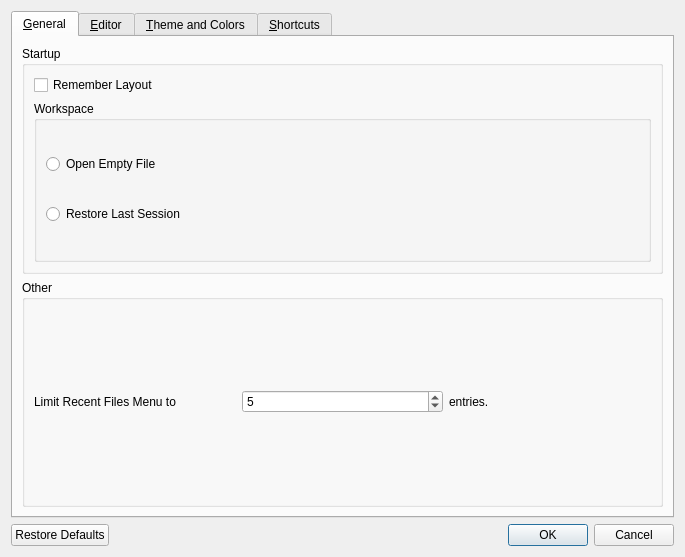
<?xml version="1.0" encoding="UTF-8"?>
<ui version="4.0">
 <class>Dialog</class>
 <widget class="QDialog" name="Dialog">
  <property name="geometry">
   <rect>
    <x>0</x>
    <y>0</y>
    <width>685</width>
    <height>557</height>
   </rect>
  </property>
  <property name="windowTitle">
   <string>Preferences</string>
  </property>
  <layout class="QGridLayout" name="gridLayout_2">
   <item row="0" column="0">
    <widget class="QTabWidget" name="tabWidget">
     <property name="tabPosition">
      <enum>QTabWidget::North</enum>
     </property>
     <property name="currentIndex">
      <number>0</number>
     </property>
     <widget class="QWidget" name="tab_general">
      <attribute name="title">
       <string>&amp;General</string>
      </attribute>
      <layout class="QGridLayout" name="gridLayout">
       <item row="0" column="0" colspan="2">
        <widget class="QGroupBox" name="groupBox">
         <property name="title">
          <string>Startup</string>
         </property>
         <layout class="QGridLayout" name="gridLayout_3">
          <item row="0" column="0">
           <widget class="QCheckBox" name="check_rememberLayout">
            <property name="text">
             <string>Remember Layout</string>
            </property>
           </widget>
          </item>
          <item row="1" column="0">
           <widget class="QGroupBox" name="groupBox_3">
            <property name="title">
             <string>Workspace</string>
            </property>
            <layout class="QGridLayout" name="gridLayout_4">
             <item row="1" column="0">
              <widget class="QRadioButton" name="radio_ws_restore">
               <property name="text">
                <string>Restore Last Session</string>
               </property>
              </widget>
             </item>
             <item row="0" column="0">
              <widget class="QRadioButton" name="radio_ws_openempty">
               <property name="text">
                <string>Open Empty File</string>
               </property>
              </widget>
             </item>
            </layout>
           </widget>
          </item>
         </layout>
        </widget>
       </item>
       <item row="1" column="0" colspan="2">
        <widget class="QGroupBox" name="groupBox_2">
         <property name="title">
          <string>Other</string>
         </property>
         <layout class="QGridLayout" name="gridLayout_5">
          <item row="0" column="0">
           <widget class="QLabel" name="label">
            <property name="text">
             <string>Limit Recent Files Menu to</string>
            </property>
           </widget>
          </item>
          <item row="0" column="1">
           <widget class="QSpinBox" name="num_recents">
            <property name="suffix">
             <string/>
            </property>
            <property name="value">
             <number>5</number>
            </property>
           </widget>
          </item>
          <item row="0" column="2">
           <widget class="QLabel" name="label_2">
            <property name="text">
             <string>entries.</string>
            </property>
           </widget>
          </item>
         </layout>
        </widget>
       </item>
      </layout>
     </widget>
     <widget class="QWidget" name="tab_editor">
      <attribute name="title">
       <string>&amp;Editor</string>
      </attribute>
      <layout class="QGridLayout" name="gridLayout_6">
       <item row="0" column="0" colspan="2">
        <widget class="QGroupBox" name="groupBox_9">
         <property name="title">
          <string>Presentation</string>
         </property>
         <layout class="QGridLayout" name="gridLayout_19">
          <item row="4" column="0">
           <widget class="QLabel" name="label_3">
            <property name="text">
             <string>Width of the &quot;tab&quot; character:</string>
            </property>
           </widget>
          </item>
          <item row="4" column="1">
           <widget class="QSpinBox" name="num_tabwidth">
            <property name="suffix">
             <string> characters</string>
            </property>
           </widget>
          </item>
          <item row="3" column="0" colspan="2">
           <widget class="QCheckBox" name="check_monospace">
            <property name="text">
             <string>Use Monospace Font</string>
            </property>
           </widget>
          </item>
          <item row="1" column="0" colspan="2">
           <widget class="QCheckBox" name="check_highlightLine">
            <property name="text">
             <string>Highlight Current Line</string>
            </property>
           </widget>
          </item>
          <item row="0" column="0" colspan="2">
           <widget class="QCheckBox" name="check_lineNumbers">
            <property name="text">
             <string>Show Line Numbers</string>
            </property>
           </widget>
          </item>
          <item row="2" column="0">
           <widget class="QCheckBox" name="check_parentheses">
            <property name="text">
             <string>Match Parentheses</string>
            </property>
           </widget>
          </item>
         </layout>
        </widget>
       </item>
       <item row="5" column="0" colspan="2">
        <widget class="QGroupBox" name="groupBox_4">
         <property name="title">
          <string>Parser</string>
         </property>
         <layout class="QGridLayout" name="gridLayout_7">
          <item row="2" column="0">
           <widget class="QCheckBox" name="check_autorender">
            <property name="enabled">
             <bool>true</bool>
            </property>
            <property name="text">
             <string>Automatically render the graph if valid</string>
            </property>
           </widget>
          </item>
          <item row="1" column="0">
           <widget class="QCheckBox" name="check_parse">
            <property name="text">
             <string>Use parser for validity checking</string>
            </property>
           </widget>
          </item>
          <item row="0" column="0">
           <widget class="QCheckBox" name="check_syntax">
            <property name="text">
             <string>Use Syntax Highlighting</string>
            </property>
           </widget>
          </item>
         </layout>
        </widget>
       </item>
      </layout>
     </widget>
     <widget class="QWidget" name="tab_appearance">
      <attribute name="title">
       <string>&amp;Theme and Colors</string>
      </attribute>
      <layout class="QGridLayout" name="gridLayout_14">
       <item row="0" column="0">
        <widget class="QScrollArea" name="scrollArea_2">
         <property name="widgetResizable">
          <bool>true</bool>
         </property>
         <widget class="QWidget" name="scrollAreaWidgetContents_2">
          <property name="geometry">
           <rect>
            <x>0</x>
            <y>-401</y>
            <width>629</width>
            <height>881</height>
           </rect>
          </property>
          <layout class="QGridLayout" name="gridLayout_17">
           <item row="0" column="1">
            <widget class="QComboBox" name="combo_style">
             <property name="currentText">
              <string>Fusion</string>
             </property>
             <item>
              <property name="text">
               <string>Fusion</string>
              </property>
             </item>
             <item>
              <property name="text">
               <string>Windows</string>
              </property>
             </item>
            </widget>
           </item>
           <item row="1" column="0">
            <widget class="QLabel" name="label_53">
             <property name="text">
              <string>Quick Color Theme Select:</string>
             </property>
            </widget>
           </item>
           <item row="3" column="0" colspan="2">
            <widget class="QGroupBox" name="box_general">
             <property name="title">
              <string>General</string>
             </property>
             <layout class="QGridLayout" name="gridLayout_18">
              <item row="1" column="0">
               <widget class="QLabel" name="label_39">
                <property name="text">
                 <string>Window:</string>
                </property>
               </widget>
              </item>
              <item row="9" column="0">
               <widget class="QLabel" name="label_47">
                <property name="text">
                 <string>Bright Text:</string>
                </property>
               </widget>
              </item>
              <item row="12" column="0">
               <widget class="QLabel" name="label_50">
                <property name="text">
                 <string>Link:</string>
                </property>
               </widget>
              </item>
              <item row="2" column="0">
               <widget class="QLabel" name="label_40">
                <property name="text">
                 <string>Base:</string>
                </property>
               </widget>
              </item>
              <item row="4" column="0">
               <widget class="QLabel" name="label_42">
                <property name="text">
                 <string>Tooltip Base:</string>
                </property>
               </widget>
              </item>
              <item row="6" column="0">
               <widget class="QLabel" name="label_44">
                <property name="text">
                 <string>Text:</string>
                </property>
               </widget>
              </item>
              <item row="7" column="0">
               <widget class="QLabel" name="label_45">
                <property name="text">
                 <string>Button:</string>
                </property>
               </widget>
              </item>
              <item row="11" column="0">
               <widget class="QLabel" name="label_49">
                <property name="text">
                 <string>Highlighted Text:</string>
                </property>
               </widget>
              </item>
              <item row="10" column="0">
               <widget class="QLabel" name="label_48">
                <property name="text">
                 <string>Highlight:</string>
                </property>
               </widget>
              </item>
              <item row="13" column="0">
               <widget class="QLabel" name="label_51">
                <property name="text">
                 <string>Visited Link:</string>
                </property>
               </widget>
              </item>
              <item row="0" column="0">
               <widget class="QLabel" name="label_38">
                <property name="text">
                 <string>Foreground:</string>
                </property>
               </widget>
              </item>
              <item row="5" column="0">
               <widget class="QLabel" name="label_43">
                <property name="text">
                 <string>Tooltip Text:</string>
                </property>
               </widget>
              </item>
              <item row="3" column="0">
               <widget class="QLabel" name="label_41">
                <property name="text">
                 <string>Alternate Base:</string>
                </property>
               </widget>
              </item>
              <item row="8" column="0">
               <widget class="QLabel" name="label_46">
                <property name="text">
                 <string>Button Text:</string>
                </property>
               </widget>
              </item>
             </layout>
            </widget>
           </item>
           <item row="1" column="1">
            <widget class="QComboBox" name="combo_theme"/>
           </item>
           <item row="4" column="0" colspan="2">
            <widget class="QGroupBox" name="box_editor">
             <property name="title">
              <string>Editor</string>
             </property>
             <layout class="QGridLayout" name="gridLayout_16">
              <item row="0" column="0">
               <widget class="QLabel" name="label_32">
                <property name="text">
                 <string>Current Line:</string>
                </property>
               </widget>
              </item>
              <item row="2" column="0">
               <widget class="QLabel" name="label_36">
                <property name="text">
                 <string>Line Number Background:</string>
                </property>
               </widget>
              </item>
              <item row="4" column="0">
               <widget class="QLabel" name="label_35">
                <property name="text">
                 <string>Highlight Foreground:</string>
                </property>
               </widget>
              </item>
              <item row="3" column="0">
               <widget class="QLabel" name="label_33">
                <property name="text">
                 <string>Highlight Foreground:</string>
                </property>
               </widget>
              </item>
              <item row="1" column="0">
               <widget class="QLabel" name="label_37">
                <property name="text">
                 <string>Line Number Foreground:</string>
                </property>
               </widget>
              </item>
              <item row="5" column="0">
               <widget class="QLabel" name="label_59">
                <property name="text">
                 <string>Find Highlight:</string>
                </property>
               </widget>
              </item>
             </layout>
            </widget>
           </item>
           <item row="0" column="0">
            <widget class="QLabel" name="label_52">
             <property name="text">
              <string>Style:</string>
             </property>
            </widget>
           </item>
           <item row="5" column="0" colspan="2">
            <widget class="QGroupBox" name="box_syntax">
             <property name="title">
              <string>Syntax Highlighting</string>
             </property>
             <layout class="QGridLayout" name="gridLayout_15">
              <item row="5" column="0">
               <widget class="QLabel" name="label_25">
                <property name="text">
                 <string>Comment:</string>
                </property>
               </widget>
              </item>
              <item row="6" column="0">
               <widget class="QLabel" name="label_31">
                <property name="text">
                 <string>Preprocessor:</string>
                </property>
               </widget>
              </item>
              <item row="2" column="0">
               <widget class="QLabel" name="label_28">
                <property name="text">
                 <string>Number:</string>
                </property>
               </widget>
              </item>
              <item row="3" column="0">
               <widget class="QLabel" name="label_29">
                <property name="text">
                 <string>String:</string>
                </property>
               </widget>
              </item>
              <item row="4" column="0">
               <widget class="QLabel" name="label_30">
                <property name="text">
                 <string>HTML String:</string>
                </property>
               </widget>
              </item>
              <item row="7" column="0">
               <widget class="QLabel" name="label_26">
                <property name="text">
                 <string>Error:</string>
                </property>
               </widget>
              </item>
              <item row="0" column="0">
               <widget class="QLabel" name="label_24">
                <property name="text">
                 <string>Keyword:</string>
                </property>
               </widget>
              </item>
              <item row="1" column="0">
               <widget class="QLabel" name="label_27">
                <property name="text">
                 <string>Attribute:</string>
                </property>
               </widget>
              </item>
             </layout>
            </widget>
           </item>
           <item row="2" column="0">
            <widget class="QPushButton" name="pb_reload">
             <property name="text">
              <string>Reset Theme</string>
             </property>
            </widget>
           </item>
           <item row="2" column="1">
            <widget class="QPushButton" name="pb_saveTheme">
             <property name="text">
              <string>Save as Custom Theme</string>
             </property>
            </widget>
           </item>
          </layout>
         </widget>
        </widget>
       </item>
      </layout>
     </widget>
     <widget class="QWidget" name="tab_shortcuts">
      <attribute name="title">
       <string>&amp;Shortcuts</string>
      </attribute>
      <layout class="QGridLayout" name="gridLayout_8">
       <item row="0" column="0">
        <widget class="QScrollArea" name="scrollArea">
         <property name="frameShape">
          <enum>QFrame::StyledPanel</enum>
         </property>
         <property name="frameShadow">
          <enum>QFrame::Sunken</enum>
         </property>
         <property name="widgetResizable">
          <bool>true</bool>
         </property>
         <widget class="QWidget" name="scrollAreaWidgetContents">
          <property name="geometry">
           <rect>
            <x>0</x>
            <y>-299</y>
            <width>629</width>
            <height>1025</height>
           </rect>
          </property>
          <layout class="QGridLayout" name="gridLayout_11">
           <item row="1" column="0">
            <widget class="QGroupBox" name="groupBox_6">
             <property name="title">
              <string>Edit Actions</string>
             </property>
             <layout class="QGridLayout" name="gridLayout_10">
              <item row="8" column="1">
               <widget class="QKeySequenceEdit" name="ks_comment"/>
              </item>
              <item row="9" column="0">
               <widget class="QLabel" name="label_57">
                <property name="text">
                 <string>Indent Selection:</string>
                </property>
               </widget>
              </item>
              <item row="1" column="0">
               <widget class="QLabel" name="label_12">
                <property name="text">
                 <string>Redo:</string>
                </property>
               </widget>
              </item>
              <item row="4" column="1">
               <widget class="QKeySequenceEdit" name="ks_copy"/>
              </item>
              <item row="5" column="0">
               <widget class="QLabel" name="label_16">
                <property name="text">
                 <string>Paste Selection:</string>
                </property>
               </widget>
              </item>
              <item row="5" column="1">
               <widget class="QKeySequenceEdit" name="ks_paste"/>
              </item>
              <item row="4" column="0">
               <widget class="QLabel" name="label_15">
                <property name="text">
                 <string>Copy Selection:</string>
                </property>
               </widget>
              </item>
              <item row="1" column="1">
               <widget class="QKeySequenceEdit" name="ks_redo"/>
              </item>
              <item row="0" column="0">
               <widget class="QLabel" name="label_11">
                <property name="text">
                 <string>Undo:</string>
                </property>
               </widget>
              </item>
              <item row="0" column="1">
               <widget class="QKeySequenceEdit" name="ks_undo"/>
              </item>
              <item row="2" column="1">
               <widget class="QKeySequenceEdit" name="ks_select_all"/>
              </item>
              <item row="2" column="0">
               <widget class="QLabel" name="label_13">
                <property name="text">
                 <string>Select All:</string>
                </property>
               </widget>
              </item>
              <item row="3" column="0">
               <widget class="QLabel" name="label_14">
                <property name="text">
                 <string>Delete Selection:</string>
                </property>
               </widget>
              </item>
              <item row="3" column="1">
               <widget class="QKeySequenceEdit" name="ks_delete"/>
              </item>
              <item row="6" column="0">
               <widget class="QLabel" name="label_17">
                <property name="text">
                 <string>Cut Selection:</string>
                </property>
               </widget>
              </item>
              <item row="6" column="1">
               <widget class="QKeySequenceEdit" name="ks_cut"/>
              </item>
              <item row="11" column="1">
               <widget class="QKeySequenceEdit" name="ks_auto_indent"/>
              </item>
              <item row="11" column="0">
               <widget class="QLabel" name="label_56">
                <property name="text">
                 <string>Auto Indent:</string>
                </property>
               </widget>
              </item>
              <item row="7" column="1">
               <widget class="QKeySequenceEdit" name="ks_duplicate"/>
              </item>
              <item row="7" column="0">
               <widget class="QLabel" name="label_54">
                <property name="text">
                 <string>Duplicate Selection:</string>
                </property>
               </widget>
              </item>
              <item row="8" column="0">
               <widget class="QLabel" name="label_55">
                <property name="text">
                 <string>Toggle Comments:</string>
                </property>
               </widget>
              </item>
              <item row="10" column="0">
               <widget class="QLabel" name="label_58">
                <property name="text">
                 <string>Unindent Selection:</string>
                </property>
               </widget>
              </item>
              <item row="9" column="1">
               <widget class="QKeySequenceEdit" name="ks_indent"/>
              </item>
              <item row="10" column="1">
               <widget class="QKeySequenceEdit" name="ks_unindent"/>
              </item>
              <item row="12" column="0">
               <widget class="QLabel" name="label_60">
                <property name="text">
                 <string>Find and Replace:</string>
                </property>
               </widget>
              </item>
              <item row="12" column="1">
               <widget class="QKeySequenceEdit" name="ks_find"/>
              </item>
             </layout>
            </widget>
           </item>
           <item row="2" column="0">
            <widget class="QGroupBox" name="groupBox_7">
             <property name="title">
              <string>View Actions</string>
             </property>
             <layout class="QGridLayout" name="gridLayout_12">
              <item row="0" column="0">
               <widget class="QLabel" name="label_18">
                <property name="text">
                 <string>Toggle Code Editor:</string>
                </property>
               </widget>
              </item>
              <item row="0" column="1">
               <widget class="QKeySequenceEdit" name="ks_toggleCodeEditor"/>
              </item>
              <item row="1" column="0">
               <widget class="QLabel" name="label_19">
                <property name="text">
                 <string>Render the Graph:</string>
                </property>
               </widget>
              </item>
              <item row="1" column="1">
               <widget class="QKeySequenceEdit" name="ks_render"/>
              </item>
             </layout>
            </widget>
           </item>
           <item row="0" column="0">
            <widget class="QGroupBox" name="groupBox_5">
             <property name="title">
              <string>File Actions</string>
             </property>
             <layout class="QGridLayout" name="gridLayout_9">
              <item row="7" column="0">
               <widget class="QLabel" name="label_9">
                <property name="text">
                 <string>Exit</string>
                </property>
               </widget>
              </item>
              <item row="0" column="0">
               <widget class="QLabel" name="label_4">
                <property name="text">
                 <string>New File:</string>
                </property>
               </widget>
              </item>
              <item row="1" column="0">
               <widget class="QLabel" name="label_5">
                <property name="text">
                 <string>Open a File:</string>
                </property>
               </widget>
              </item>
              <item row="0" column="1">
               <widget class="QKeySequenceEdit" name="ks_new"/>
              </item>
              <item row="2" column="0">
               <widget class="QLabel" name="label_6">
                <property name="text">
                 <string>Save a File:</string>
                </property>
               </widget>
              </item>
              <item row="1" column="1">
               <widget class="QKeySequenceEdit" name="ks_open"/>
              </item>
              <item row="6" column="0">
               <widget class="QLabel" name="label_8">
                <property name="text">
                 <string>Open Preferences:</string>
                </property>
               </widget>
              </item>
              <item row="2" column="1">
               <widget class="QKeySequenceEdit" name="ks_save"/>
              </item>
              <item row="3" column="1">
               <widget class="QKeySequenceEdit" name="ks_save_as"/>
              </item>
              <item row="3" column="0">
               <widget class="QLabel" name="label_7">
                <property name="text">
                 <string>Save a File As...:</string>
                </property>
               </widget>
              </item>
              <item row="5" column="0">
               <widget class="QLabel" name="label_10">
                <property name="text">
                 <string>Clear Recent Files:</string>
                </property>
               </widget>
              </item>
              <item row="5" column="1">
               <widget class="QKeySequenceEdit" name="ks_clear_recents"/>
              </item>
              <item row="6" column="1">
               <widget class="QKeySequenceEdit" name="ks_preferences"/>
              </item>
              <item row="7" column="1">
               <widget class="QKeySequenceEdit" name="ks_exit"/>
              </item>
              <item row="4" column="0">
               <widget class="QLabel" name="label_34">
                <property name="text">
                 <string>Export:</string>
                </property>
               </widget>
              </item>
              <item row="4" column="1">
               <widget class="QKeySequenceEdit" name="ks_export"/>
              </item>
             </layout>
            </widget>
           </item>
           <item row="3" column="0">
            <widget class="QGroupBox" name="groupBox_8">
             <property name="title">
              <string>Other Actions</string>
             </property>
             <layout class="QGridLayout" name="gridLayout_13">
              <item row="2" column="0">
               <widget class="QLabel" name="label_22">
                <property name="text">
                 <string>Show Graphviz Info:</string>
                </property>
               </widget>
              </item>
              <item row="0" column="0">
               <widget class="QLabel" name="label_20">
                <property name="text">
                 <string>Look for Updates:</string>
                </property>
               </widget>
              </item>
              <item row="1" column="0">
               <widget class="QLabel" name="label_21">
                <property name="text">
                 <string>Show GraphDonkey Info:</string>
                </property>
               </widget>
              </item>
              <item row="1" column="1">
               <widget class="QKeySequenceEdit" name="ks_graphDonkey"/>
              </item>
              <item row="0" column="1">
               <widget class="QKeySequenceEdit" name="ks_updates"/>
              </item>
              <item row="3" column="0">
               <widget class="QLabel" name="label_23">
                <property name="text">
                 <string>Show Qt Info:</string>
                </property>
               </widget>
              </item>
              <item row="2" column="1">
               <widget class="QKeySequenceEdit" name="ks_graphviz"/>
              </item>
              <item row="3" column="1">
               <widget class="QKeySequenceEdit" name="ks_qt"/>
              </item>
             </layout>
            </widget>
           </item>
          </layout>
         </widget>
        </widget>
       </item>
      </layout>
     </widget>
    </widget>
   </item>
   <item row="1" column="0">
    <widget class="QDialogButtonBox" name="buttonBox">
     <property name="orientation">
      <enum>Qt::Horizontal</enum>
     </property>
     <property name="standardButtons">
      <set>QDialogButtonBox::Cancel|QDialogButtonBox::Ok|QDialogButtonBox::RestoreDefaults</set>
     </property>
    </widget>
   </item>
  </layout>
 </widget>
 <resources/>
 <connections>
  <connection>
   <sender>buttonBox</sender>
   <signal>accepted()</signal>
   <receiver>Dialog</receiver>
   <slot>accept()</slot>
   <hints>
    <hint type="sourcelabel">
     <x>248</x>
     <y>254</y>
    </hint>
    <hint type="destinationlabel">
     <x>157</x>
     <y>274</y>
    </hint>
   </hints>
  </connection>
  <connection>
   <sender>buttonBox</sender>
   <signal>rejected()</signal>
   <receiver>Dialog</receiver>
   <slot>reject()</slot>
   <hints>
    <hint type="sourcelabel">
     <x>316</x>
     <y>260</y>
    </hint>
    <hint type="destinationlabel">
     <x>286</x>
     <y>274</y>
    </hint>
   </hints>
  </connection>
  <connection>
   <sender>check_parse</sender>
   <signal>toggled(bool)</signal>
   <receiver>check_autorender</receiver>
   <slot>setEnabled(bool)</slot>
   <hints>
    <hint type="sourcelabel">
     <x>342</x>
     <y>230</y>
    </hint>
    <hint type="destinationlabel">
     <x>342</x>
     <y>370</y>
    </hint>
   </hints>
  </connection>
 </connections>
</ui>
